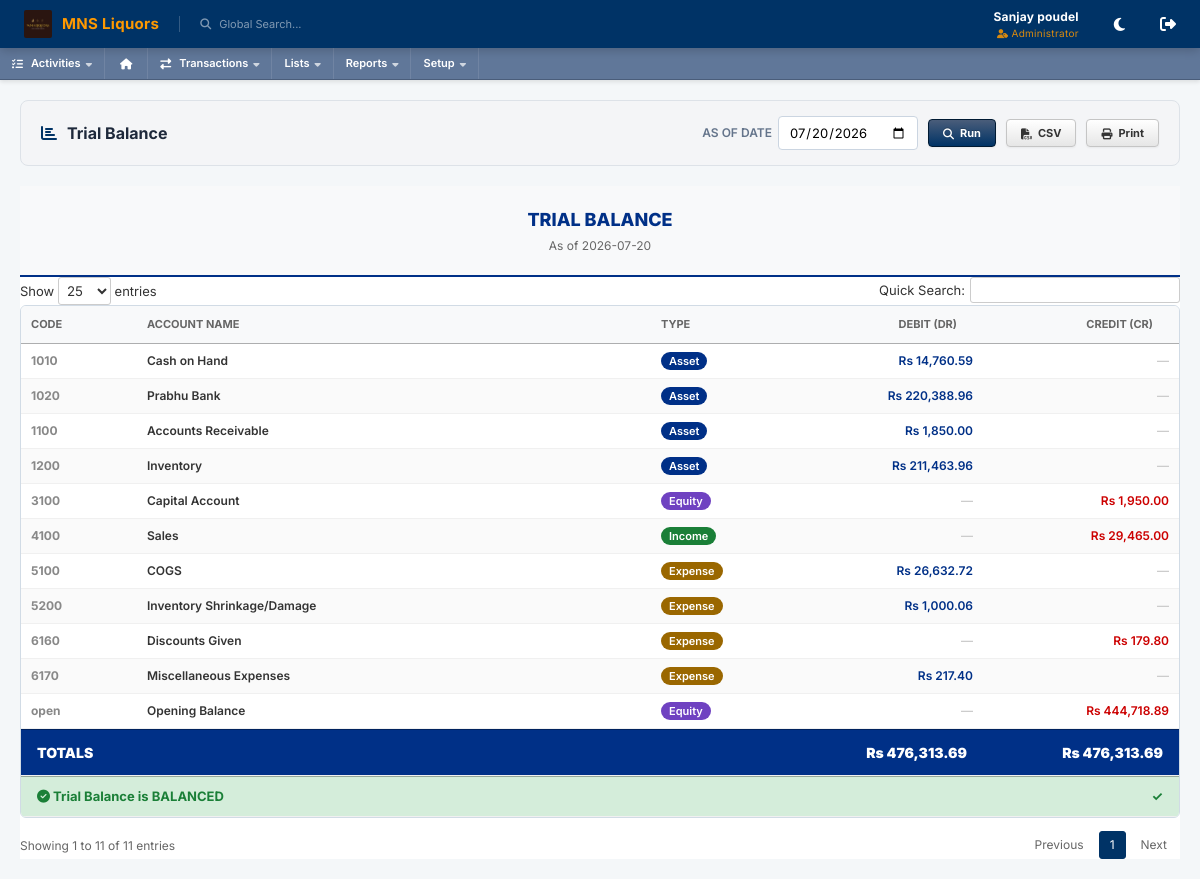
The page /index.php?page=reports/financial/trial_balance (signed in) on the database its author committed.
### tables this page shows
CREATE TABLE `system_info` (
  `id` int(30) NOT NULL,
  `meta_field` text NOT NULL,
  `meta_value` text NOT NULL
);

### forms/modules/reports/financial/trial_balance_list.php (the view, shortened to what the rows shown need)
<?php
require_once 'database/DBConnection.php';
require_once 'forms/modules/reports/rpt_helpers.php';
$today = date('Y-m-d');
$as_of = $_GET['as_of'] ?? $today;
require_once 'api/reference_helper.php';
$start_date = get_report_start_date($as_of);
$sql = "
    SELECT
        a.account_code,
        a.account_name,
        a.account_type,
        SUM(CASE WHEN j.entry_type = 'debit' THEN j.amount ELSE 0 END) as total_debit,
        SUM(CASE WHEN j.entry_type = 'credit' THEN j.amount ELSE 0 END) as total_credit
    FROM accounts a
    JOIN journal_entries j ON a.id = j.account_id
    JOIN transaction_headers h ON j.header_id = h.id
    WHERE j.entry_date BETWEEN ? AND ? AND a.is_deleted = 0 AND h.is_deleted = 0 AND h.status NOT IN ('void', 'voided', 'draft')
    GROUP BY a.id, a.account_code, a.account_name, a.account_type
    HAVING (total_debit != 0 OR total_credit != 0)
    ORDER BY a.account_code ASC
";
$gl_data = $db->fetchAll($sql, [$start_date, $as_of]);
$rows = [];
$debit_total  = 0.0;
$credit_total = 0.0;
foreach ($gl_data as $data) {
    $net = $data['total_debit'] - $data['total_credit'];
    $dr = 0;
    $cr = 0;
    if ($net > 0) {
        $dr = abs($net);
    } else {
        $cr = abs($net);
    }
    if ($dr != 0 || $cr != 0) {
        $rows[] = [
            'code'   => $data['account_code'],
            'name'   => $data['account_name'],
            'type'   => ucfirst($data['account_type']),
            'debit'  => $dr,
            'credit' => $cr
        ];
        $debit_total  += $dr;
        $credit_total += $cr;
    }
}
$difference = abs($debit_total - $credit_total);
$is_balanced = $difference < 0.05;
$type_colors = [
    'Asset'     => '#003087',
    'Liability' => '#c00',
    'Income'    => '#1a7f37',
    'Expense'   => '#9a6700',
    'Equity'    => '#6f42c1'
];
?>
<div class="ns-portlet">
  <div class="ns-portlet-content" style="padding:0">
    <div style="text-align:center;padding:20px;border-bottom:2px solid #003087;background:#f8f9fa">
      <div style="font-size:18px;font-weight:800;color:#003087">TRIAL BALANCE</div>
      <div style="font-size:12px;color:#666;margin-top:4px">As of <?= rpt_date($as_of) ?></div>
    </div>
    <table class="ns-table" id="tbl-trial">
      <thead>
        <tr>
          <th style="width:80px">Code</th>
          <th>Account Name</th>
          <th style="width:100px">Type</th>
          <th style="text-align:right;width:160px">Debit (Dr)</th>
          <th style="text-align:right;width:160px">Credit (Cr)</th>
        </tr>
      </thead>
      <tbody>
      <?php if (!empty($rows)): foreach ($rows as $r):
        $tc = $type_colors[$r['type']] ?? '#888';
      ?>
        <tr>
          <td style="font-weight:700;color:#888;font-size:12px"><?= $r['code'] ?></td>
          <td style="font-weight:600"><?= $r['name'] ?></td>
          <td>
            <span style="background:<?= $tc ?>;color:#fff;padding:2px 8px;border-radius:10px;font-size:11px;font-weight:600">
              <?= $r['type'] ?>
            </span>
          </td>
          <td style="text-align:right;font-weight:600;color:<?= $r['debit']>0?'#003087':'#ccc' ?>">
            <?= $r['debit'] > 0 ? rpt_currency($r['debit']) : '—' ?>
          </td>
          <td style="text-align:right;font-weight:600;color:<?= $r['credit']>0?'#c00':'#ccc' ?>">
            <?= $r['credit'] > 0 ? rpt_currency($r['credit']) : '—' ?>
          </td>
        </tr>
      <?php endforeach; endif; ?>
      </tbody>
      <tfoot>
        <tr style="background:#003087;color:#fff;font-weight:900;font-size:14px">
          <td colspan="3" style="padding:12px 16px">TOTALS</td>
          <td style="text-align:right;padding:12px 16px"><?= rpt_currency($debit_total) ?></td>
          <td style="text-align:right;padding:12px 16px"><?= rpt_currency($credit_total) ?></td>
        </tr>
        <tr style="background:<?= $is_balanced?'#d4edda':'#f8d7da' ?>;font-weight:700;font-size:13px">
          <td colspan="3" style="padding:10px 16px;color:<?= $is_balanced?'#1a7f37':'#842029' ?>">
            <?= $is_balanced
              ? '<i class="fas fa-check-circle"></i> Trial Balance is BALANCED'
              : '<i class="fas fa-exclamation-triangle"></i> UNBALANCED — Difference' ?>
          </td>
          <td colspan="2" style="text-align:right;padding:10px 16px;color:<?= $is_balanced?'#1a7f37':'#842029' ?>">
            <?= $is_balanced ? '✓' : rpt_currency($difference) ?>
          </td>
        </tr>
      </tfoot>
    </table>
  </div>
</div>

### index.php (shortened to what the rows shown need)
<?php
require_once 'database/DBConnection.php';
require_once 'api/reference_helper.php';
$error = "";
$is_logged_in = isset($_SESSION['user_id']);
if (!isset($db)) $db = db();
try {
    $sys_logo = $db->fetchOne("SELECT meta_value FROM system_info WHERE meta_field = 'logo'")['meta_value'] ?? '';
    $sys_name = $db->fetchOne("SELECT meta_value FROM system_info WHERE meta_field = 'name'")['meta_value'] ?? 'SMS ERP';
} catch (Exception $e) {
    $sys_logo = '';
    $sys_name = 'SMS ERP';
}
if ($is_logged_in) {
    $page = $_GET['page'] ?? 'home';
    $is_print_page = (strpos($page, '/print') !== false || strpos($page, 'print/') !== false || $page === 'print');
}
?>
<!DOCTYPE html>
<html lang="en">
<head>
    <link rel="stylesheet" href="assets/css/style.css?v=<?php echo time(); ?>">
    <link rel="stylesheet" href="https://cdnjs.cloudflare.com/ajax/libs/font-awesome/6.4.0/css/all.min.css">
    <link rel="stylesheet" href="https://cdn.datatables.net/1.13.6/css/jquery.dataTables.min.css">
</head>
<body class="<?php echo $is_logged_in ? '' : 'auth-page'; ?>">
    <?php if (!$is_logged_in): ?>
        <div class="auth-container">
            <?php
            $login_logo_abs = !empty($sys_logo) ? (__DIR__ . DIRECTORY_SEPARATOR . str_replace('/', DIRECTORY_SEPARATOR, $sys_logo)) : '';
            ?>
            <div style="text-align:center; margin-bottom:20px;">
                <?php if (!empty($sys_logo) && file_exists(__DIR__ . '/' . $sys_logo)): ?>
                    <div style="margin-bottom:15px; display: flex; justify-content: center; align-items: center;">
                        <img src="<?php echo htmlspecialchars($sys_logo); ?>" alt="Logo" style="max-height: 85px; max-width: 200px; object-fit: contain; filter: drop-shadow(0 4px 8px rgba(0,0,0,0.35)); border-radius: 4px;">
                    </div>
                <?php else: ?>
                    <div style="font-size:40px; color:rgba(255,255,255,0.8); margin-bottom:10px;"><i class="fas fa-cube"></i></div>
                <?php endif; ?>
                <div style="font-size:20px; font-weight:700; color:#fff; letter-spacing:0.5px;"><?php echo htmlspecialchars($sys_name); ?></div>
            </div>
            <div class="glass-card">
                <div class="auth-header">
                    <h1>Welcome Back</h1>
                    <p>Enter your credentials to access your account</p>
                </div>
                <?php if ($error): ?>
                    <div class="alert alert-danger">
                        <?php echo $error; ?>
                    </div>
                <?php endif; ?>
                <form method="POST" action="">
                    <div class="form-group">
                        <label for="username">Username</label>
                        <input type="text" id="username" name="username" class="form-input" placeholder="Enter username"
                            required autofocus>
                    </div>
                    <div class="form-group">
                        <label for="password">Password</label>
                        <div class="password-wrapper">
                            <input type="password" id="password" name="password" class="form-input" placeholder="••••••••"
                                required>
                            <button type="button" id="togglePassword" class="toggle-password">
                                <i class="fas fa-eye" id="eyeIcon"></i>
                            </button>
                        </div>
                    </div>
                    <button type="submit" class="btn-primary">Sign In</button>
                </form>
            </div>
        </div>
        <script>
            document.addEventListener('DOMContentLoaded', function () {
                const togglePassword = document.querySelector('#togglePassword');
                const password = document.querySelector('#password');
                const eyeIcon = document.querySelector('#eyeIcon');
                if (togglePassword) {
                    togglePassword.addEventListener('click', function (e) {
                        const type = password.getAttribute('type') === 'password' ? 'text' : 'password';
                        password.setAttribute('type', type);
                        eyeIcon.classList.toggle('fa-eye');
                        eyeIcon.classList.toggle('fa-eye-slash');
                    });
                }
            });
        </script>
    <?php else: ?>
        <header class="ns-header">
            <div style="display: flex; align-items: center; gap: 20px;">
                <div class="ns-logo" style="display: flex; align-items: center; gap: 10px;">
                    <?php if (!empty($sys_logo) && file_exists(__DIR__ . '/' . $sys_logo)): ?>
                        <img src="<?php echo htmlspecialchars($sys_logo); ?>" alt="Logo" style="height:28px; max-width: 120px; object-fit: contain; border-radius: 2px; vertical-align: middle;">
                    <?php else: ?>
                        <i class="fas fa-cube" style="font-size:22px;"></i>
                    <?php endif; ?>
                    <span style="font-size:15px; font-weight:700; letter-spacing:0.3px;"><?php echo htmlspecialchars($sys_name); ?></span>
                </div>
                <div
                    style="font-size: 11px; color: rgba(255,255,255,0.5); border-left: 1px solid rgba(255,255,255,0.2); padding-left: 20px; cursor: pointer;">
                    <i class="fas fa-search" style="margin-right: 5px;"></i> Global Search...
                </div>
            </div>
            <div style="display: flex; align-items: center; gap: 20px;">
                <div style="text-align: right; margin-right: 15px;">
<?php
    $displayName = $_SESSION['full_name'] ?? $_SESSION['username'] ?? 'User';
    $rawRole = strtolower($_SESSION['role'] ?? 'user');
    $roleMap = [
        'admin' => 'Administrator',
        'manager' => 'Manager',
    ];
    $displayRole = $roleMap[$rawRole] ?? ucfirst($rawRole);
?>
<div style="font-size: 12px; font-weight: bold; letter-spacing: 0.2px;">
    <?php echo htmlspecialchars($displayName); ?>
</div>
<div style="font-size: 10px; color: var(--ns-accent); opacity: 0.85; text-transform: capitalize; letter-spacing: 0.3px;">
    <i class="fas fa-user-tag" style="margin-right: 3px; font-size: 9px;"></i><?php echo htmlspecialchars($displayRole); ?>
</div>
                </div>
                <button id="ns-theme-toggle" title="Toggle Theme" style="background: none; border: none; color: white; font-size: 15px; cursor: pointer; transition: var(--ns-transition); margin-right: 15px; display: inline-flex; align-items: center; justify-content: center;" onmouseover="this.style.color='var(--ns-accent)'" onmouseout="this.style.color='white'">
                    <i class="fas fa-moon"></i>
                </button>
                <a href="logout.php" style="color: white; font-size: 16px; transition: var(--ns-transition);" title="Logout"
                    onmouseover="this.style.color='var(--ns-accent)'" onmouseout="this.style.color='white'"><i
                        class="fas fa-sign-out-alt"></i></a>
            </div>
        </header>
        <nav class="ns-nav">
            <div class="ns-nav-item">
                <i class="fas fa-tasks" style="margin-right: 8px;"></i> Activities <i class="fas fa-caret-down"
                    style="margin-left: 5px; font-size: 10px; opacity: 0.7;"></i>
            </div>
            <a href="?page=home" class="ns-nav-item" title="Dashboard" style="padding: 0 15px;"><i
                    class="fas fa-home"></i></a>
            <div class="ns-nav-item">
                <i class="fas fa-exchange-alt" style="margin-right: 8px;"></i> Transactions <i class="fas fa-caret-down"
                    style="margin-left: 5px; font-size: 10px; opacity: 0.7;"></i>
            </div>
            <div class="ns-nav-item">
                Lists <i class="fas fa-caret-down" style="margin-left: 5px; font-size: 10px; opacity: 0.7;"></i>
            </div>
            <div class="ns-nav-item">
                Reports <i class="fas fa-caret-down" style="margin-left: 5px; font-size: 10px; opacity: 0.7;"></i>
            </div>
            <div class="ns-nav-item">
                Setup <i class="fas fa-caret-down" style="margin-left: 5px; font-size: 10px; opacity: 0.7;"></i>
            </div>
        </nav>
        <div class="ns-content <?php echo ($page === 'home' || $page === 'print' || $is_print_page) ? 'ns-content-flush' : ''; ?>">
            <?php
            if ($page == 'home' || $page == 'home-v3') {
                include 'home.php';
            } else {
                $page = str_replace(['../', '..\\'], '', $page);
                $page = preg_replace('/[^a-zA-Z0-9\/_\-]/', '', $page);
                $parts = explode('/', $page);
                $count = count($parts);
                if ($count > 0) {
                    $action = $parts[$count - 1];
                    $dir_path = implode('/', array_slice($parts, 0, $count - 1));
                    if ($action == 'manage') {
                        $module_name = $parts[$count - 2];
                        if ($module_name == 'users') $module_name = 'user';
                        $page_path = "forms/modules/" . $dir_path . "/" . $module_name . "_manage.php";
                    } elseif ($action == 'view' || $action == 'print') {
                        $page_path = "forms/modules/" . $dir_path . "/" . $action . ".php";
                    } else {
                        $module_name = $action;
                        $page_path = "forms/modules/" . $page . "/" . $module_name . "_list.php";
                        if (!file_exists($page_path)) {
                            $page_path = "forms/modules/" . $dir_path . "/" . $module_name . "_list.php";
                        }
                    }
                    if (file_exists($page_path)) {
                        include $page_path;
                    }
                }
            }
            ?>
        </div>
    <?php endif; ?>
</body>
</html>

### rows shown on the page
system_info: meta_value (picture)
system_info: meta_value "MNS Liquors"
system_info: meta_value "2026-07-20"
system_info: meta_value "Rs 14,760.59", meta_value "Rs 220,388.96", meta_value "Rs 1,850.00", meta_value "Rs 211,463.96", meta_value "Rs 1,950.00", meta_value "Rs 29,465.00", meta_value "Rs 1,000.06", meta_value "Rs 179.80", meta_value "Rs 476,313.69"

### other values the page prints
$displayName "Sanjay poudel"
$displayRole "Administrator"
$title "Trial Balance"
$f['label'] "AS OF DATE"
$r['code'] "1010"
$r['name'] "Cash on Hand"
$r['type'] "Asset"
$r['code'] "1020"
$r['name'] "Prabhu Bank"
$r['code'] "1100"
$r['name'] "Accounts Receivable"
$r['code'] "1200"
$r['name'] "Inventory"
$r['code'] "3100"
$r['name'] "Capital Account"
